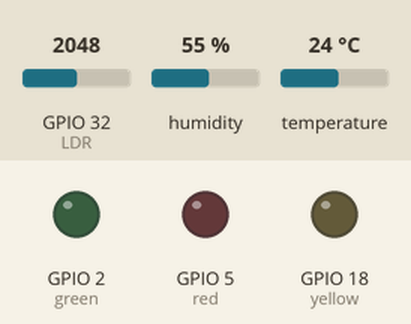
Recording of a sketch running on a simulated ESP32. On the bench: output pins drawn as LEDs (lit = HIGH). The test bench sets the inputs (shaded band); at power-on: GPIO 32 (LDR) = 2048, humidity 55 %, temperature 24 °C. WiFi joins after 1.5 s; servers stay silent unless stated; no MQTT or app messages arrive unless stated; what the sketch prints to the serial monitor is not drawn.

Above: at 0.1 s.
At 1.6 s:
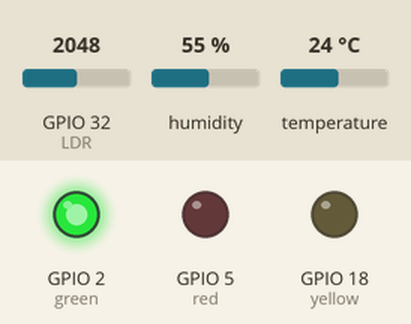
At 5.3 s:
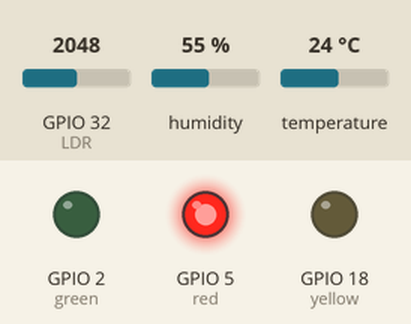
Timing chart, 0 to 6.8 s (numbered marks = the images above):
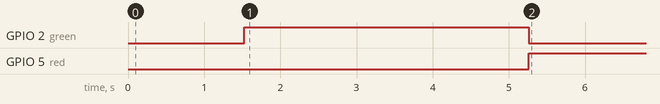

Measured:
- by itself, GPIO 2 (green): LOW → HIGH at 1.5 s, → LOW 3.7 s later
- by itself, GPIO 5 (red): LOW → HIGH at 5.3 s

The sketch:

ESP32_SENSOR.ino
```cpp
#include <WiFi.h>
#include <PubSubClient.h> // Biblioteca MQTT
#include <DHT.h>

// --- Configurações Wi-Fi e MQTT ---
const char* default_SSID = "SUA REDE WI-FI";
const char* default_PASSWORD = "SENHA DA SUA REDE WI-FI";
const char* default_BROKER_MQTT = "SEU IP"; // IP do Broker MQTT (VM)
const int default_BROKER_PORT = 1883; // Porta do Broker MQTT

// --- Configurações - Dispositivo FIWARE ---
const char* default_TOPICO_PUBLISH_1 = "/smart/012/attrs";
const char* default_ID_MQTT = "ESP32Client_012"; // ID MQTT

// Variáveis para configurações
char* SSID = const_cast<char*>(default_SSID);
char* PASSWORD = const_cast<char*>(default_PASSWORD);
char* BROKER_MQTT = const_cast<char*>(default_BROKER_MQTT);
int BROKER_PORT = default_BROKER_PORT;
char* TOPICO_PUBLISH_1 = const_cast<char*>(default_TOPICO_PUBLISH_1);
char* ID_MQTT = const_cast<char*>(default_ID_MQTT);

WiFiClient espClient;
PubSubClient client(espClient);

// --- Pinos e Lógica dos Sensores ---
#define DHTPIN 4
#define DHTTYPE DHT11
DHT dht(DHTPIN, DHTTYPE);
const int LDR = 32;
const int green = 2;
const int yellow = 18;
const int red = 5;

const int lumOK = 350;
const int lumALERT = 800;
const int tempMIN = 10;
const int tempMAX = 15;
const int umidMIN = 50;
const int umidMAX = 70;

int leiturasLDR[5] = {0};
float leiturasTemp[5] = {0};
int leiturasUmid[5] = {0};
int indice = 0;
int estado = 0;

unsigned long tempoUltimaLeitura = 0;
unsigned long tempoUltimaExibicao = 0;
unsigned long tempoUltimoMqttReconnect = 0;

const unsigned long intervaloLeitura = 1000;
const unsigned long intervaloExibicao = 5000;
const unsigned long intervaloMqttReconnect = 5000;

void setup() {
  pinMode(green, OUTPUT);
  pinMode(yellow, OUTPUT);
  pinMode(red, OUTPUT);
  Serial.begin(9600);
  dht.begin();

  setup_wifi();
  client.setServer(BROKER_MQTT, BROKER_PORT);
}

void setup_wifi() {
  Serial.println();
  Serial.print("Conectando em ");
  Serial.println(SSID);

  WiFi.begin(SSID, PASSWORD);

  while (WiFi.status() != WL_CONNECTED) {
    delay(500);
    Serial.print(".");
  }

  Serial.println("");
  Serial.println("WiFi conectado");
  Serial.print("IP address: ");
  Serial.println(WiFi.localIP());
}


void tentaReconectarMqtt() {
  Serial.print("Tentando conexão MQTT...");
  if (client.connect(ID_MQTT)) {
    Serial.println("conectado");
  } else {
    Serial.print("falhou, rc=");
    Serial.print(client.state());
    Serial.println(" tentando novamente em 5 segundos");
  }
}

void loop() {
  unsigned long agora = millis();

  if (!client.connected()) {
    if (agora - tempoUltimoMqttReconnect >= intervaloMqttReconnect) {
      tempoUltimoMqttReconnect = agora;
      tentaReconectarMqtt();
    }
  }

  client.loop();

  float temp = dht.readTemperature();
  int umid = dht.readHumidity();
  int leituraLDR = analogRead(LDR);
  leituraLDR = map(leituraLDR, 0, 1023, 140, 970);

  // Bloco de Leitura
  if (agora - tempoUltimaLeitura >= intervaloLeitura) {
    tempoUltimaLeitura = agora;

    if (isnan(temp) || isnan(umid)) {
      Serial.println("Erro na leitura do DHT11");
      return;
    }

    leiturasLDR[indice] = leituraLDR;
    leiturasTemp[indice] = temp;
    leiturasUmid[indice] = umid;
    indice = (indice + 1) % 5;
  }

  // Bloco de Exibição e Envio de Dados
  if ( agora - tempoUltimaExibicao >= intervaloExibicao) {
    tempoUltimaExibicao = agora;

    int somaLDR = 0;
    float somaTemp = 0;
    int somaUmid = 0;
    for (int i = 0; i < 5; i++) {
      somaLDR += leiturasLDR[i];
      somaTemp += leiturasTemp[i];
      somaUmid += leiturasUmid[i];
    }

    float mediaLDR = somaLDR / 5.0;
    float mediaTemp = somaTemp / 5.0;
    float mediaUmid = somaUmid / 5.0;

    Serial.println("---- Enviando Dados ----");
    Serial.print("Temperatura: "); Serial.println(mediaTemp);
    Serial.print("Umidade: "); Serial.println(mediaUmid);
    Serial.print("Luminosidade:"); Serial.println(mediaLDR);

    // --- Lógica de Estado (LEDs e Frases) ---
    String statusMessage = "";
    estado = 0;
    if ( (mediaLDR > lumOK) || (mediaTemp < tempMIN) || (mediaTemp > tempMAX) ) {
      estado = 1;
    }
    if ( (mediaLDR >= lumALERT) || (mediaUmid < umidMIN) || (mediaUmid > umidMAX) ) {
      estado = 2;
    }

    // Define a frase com base no estado
    switch(estado) {
        case 0:
            statusMessage = "Ambiente OK.";
            break;
        case 1:
            statusMessage = "Atencao: parametros fora do ideal.";
            break;
        case 2:
            statusMessage = "ALERTA: Condicoes criticas.";
            break;
    }
    Serial.print("Status: ");
    Serial.println(statusMessage); // Imprime a frase no Serial

    // --- ENVIAR PARA O FIWARE ---
    char payload[200]; // Buffer aumentado para a frase
    // Adiciona o novo atributo 'msg' (status) ao payload
    sprintf(payload, "t|%.2f|u|%.0f|l|%.0f|msg|%s",
            mediaTemp, mediaUmid, mediaLDR, statusMessage.c_str());

    Serial.print("Publicando no tópico: ");
    Serial.println(TOPICO_PUBLISH_1);
    Serial.print("Payload: ");
    Serial.println(payload);

    if (client.connected()) {
        if (client.publish(TOPICO_PUBLISH_1, payload)) {
            Serial.println("Payload enviado com sucesso!");
        } else {
            Serial.println("Falha ao enviar payload.");
        }
    } else {
        Serial.println("MQTT desconectado. Payload não enviado.");
    }
    // ----------------------------
  }

  defineEstado(estado); // Atualiza os LEDs
}

void defineEstado(int estado) {
  switch (estado) {
      case 0: // OK
        digitalWrite(red, LOW); digitalWrite(yellow, LOW); digitalWrite(green, HIGH);
        break;
      case 1: // Atenção
        digitalWrite(red, LOW); digitalWrite(yellow, HIGH); digitalWrite(green, LOW);
        break;
      case 2: // Alerta
        digitalWrite(red, HIGH); digitalWrite(yellow, LOW); digitalWrite(green, LOW);
        break;
  }
}
```
